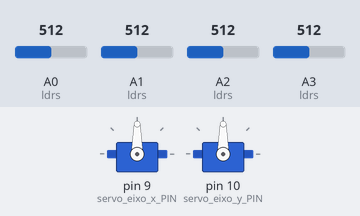
Simulated run of this sketch. Board: Arduino Uno, built with avr-gcc and run on an emulated ATmega328P. Shown: 2 × servo. Inputs (shaded band) come from the test bench; at power-on: A0 (ldrs) = 512, A1 (ldrs) = 512, A2 (ldrs) = 512, A3 (ldrs) = 512.

Above: at 1.2 s.
1.3 s: A0 (ldrs) set to 698
2.8 s: A0 (ldrs) set to 721
At 3.28 s:
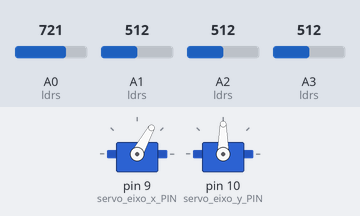
At 5.2 s:
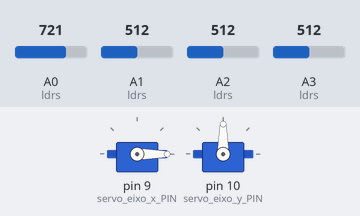
5.8 s: A1 (ldrs) set to 908
7.3 s: A1 (ldrs) set to 932
At 10.2 s:
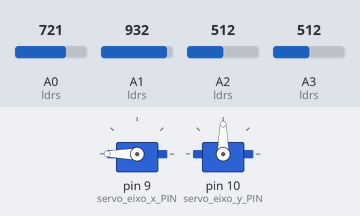
10.3 s: A2 (ldrs) set to 696
11.8 s: A2 (ldrs) set to 727
At 14.6 s:
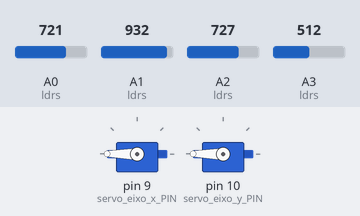
Timing chart, 0 to 15.8 s (numbered marks = the images above; inputs shaded):
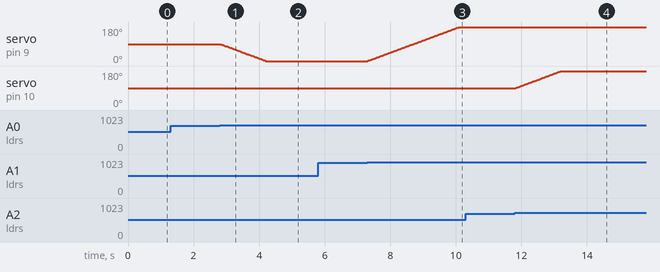

The sketch:

statemachine_pi3.ino
```cpp
#include <movingAvg.h>
#include <Servo.h>

Servo servo_eixo_x;
Servo servo_eixo_y;

const int servo_eixo_x_PIN = 9;
const int servo_eixo_y_PIN = 10;
const int ldr_esquerda = A0;
const int ldr_direita = A1;
const int ldr_cima = A2;
const int ldr_baixo = A3;

int ldrs[] = {ldr_esquerda, ldr_direita, ldr_cima, ldr_baixo};
int ldrs_values[sizeof(ldrs)];
int angulo_eixo_x;
int angulo_eixo_y;
int state;
unsigned long previousMillis = 0;
const long interval = 15;

#define WAIT 0
#define ANALYZE 1

#define ESQUERDA 0
#define DIREITA 1
#define CIMA 2
#define BAIXO 3

#define THRESHOLD 200

movingAvg media_ldr_esquerda(10);
movingAvg media_ldr_direita(10);
movingAvg media_ldr_cima(10);
movingAvg media_ldr_baixo(10);
movingAvg medias[] = { media_ldr_esquerda, media_ldr_direita, media_ldr_cima, media_ldr_baixo };

void setup()
{
  Serial.begin(9600);
  state = 0;
  angulo_eixo_x = 90;
  angulo_eixo_y = 90;

  servo_eixo_x.attach(servo_eixo_x_PIN);
  servo_eixo_x.write(angulo_eixo_x);

  servo_eixo_y.attach(servo_eixo_y_PIN);
  servo_eixo_y.write(angulo_eixo_y);

  for(int i = 0; i < sizeof(ldrs); i++){
    pinMode(ldrs[i], INPUT);
    ldrs_values[i] = 0;
    medias[i].begin();
  }
}

void loop() {
  unsigned long currentMillis = millis();

  for(int i = 0; i < sizeof(ldrs); i++){
    ldrs_values[i] = medias[i].reading(analogRead(ldrs[i]));
  }

  if(abs_compare_ldrs(ESQUERDA, DIREITA) || abs_compare_ldrs(CIMA, BAIXO))
  {
    switch(state)
    {
      case WAIT:
        if (currentMillis - previousMillis >= interval)
        {
           previousMillis = currentMillis;
           state = ANALYZE;
        }
        break;

      case ANALYZE:
          if (compare_ldrs(DIREITA, ESQUERDA))
          {
            mover_direita();
          }

          if(compare_ldrs(ESQUERDA, DIREITA))
          {
            mover_esquerda();
          }

          if(compare_ldrs(CIMA, BAIXO))
          {
            mover_cima();
          }

          if(compare_ldrs(BAIXO, CIMA))
          {
            mover_baixo();
          }

          state = WAIT;
          break;

      default:
       state = WAIT;
       break;
    }
  }
}

void mover_esquerda(){
  if(angulo_eixo_x > 0){
    servo_eixo_x.write(--angulo_eixo_x);
  }
}

void mover_direita(){
  if(angulo_eixo_x < 180){
    servo_eixo_x.write(++angulo_eixo_x);
  }
}

void mover_cima(){
  if(angulo_eixo_y < 180){
    servo_eixo_y.write(++angulo_eixo_y);
  }
}

void mover_baixo(){
  if(angulo_eixo_y > 0){
    servo_eixo_y.write(--angulo_eixo_y);
  }
}

bool abs_compare_ldrs(int first_index, int second_index){
  return abs(ldrs_values[first_index] - ldrs_values[second_index]) > THRESHOLD;
}
bool compare_ldrs(int first_index, int second_index){
  return ldrs_values[first_index] - ldrs_values[second_index] > THRESHOLD;
}
```

Measured:
- the behaviour switches between 712 and 713 on A0 (ldrs) (found by bisection; images 0 and 1)
- the behaviour switches between 921 and 922 on A1 (ldrs) (found by bisection; images 2 and 3)
- the behaviour switches between 712 and 713 on A2 (ldrs) (found by bisection; images 3 and 4)
- after the input at 1.3 s, every drawn part: stays the same
- after the input at 2.8 s, servo on pin 9 (servo_eixo_x_PIN): moves from 90° to 0° over 1.4 s, starting at once
- after the input at 5.8 s, every drawn part: stays the same
- after the input at 7.3 s, servo on pin 9 (servo_eixo_x_PIN): moves from 0° to 180° over 2.8 s, starting at once
- after the input at 10.3 s, every drawn part: stays the same
- after the input at 11.8 s, servo on pin 10 (servo_eixo_y_PIN): moves from 90° to 180° over 1.4 s, starting at once
